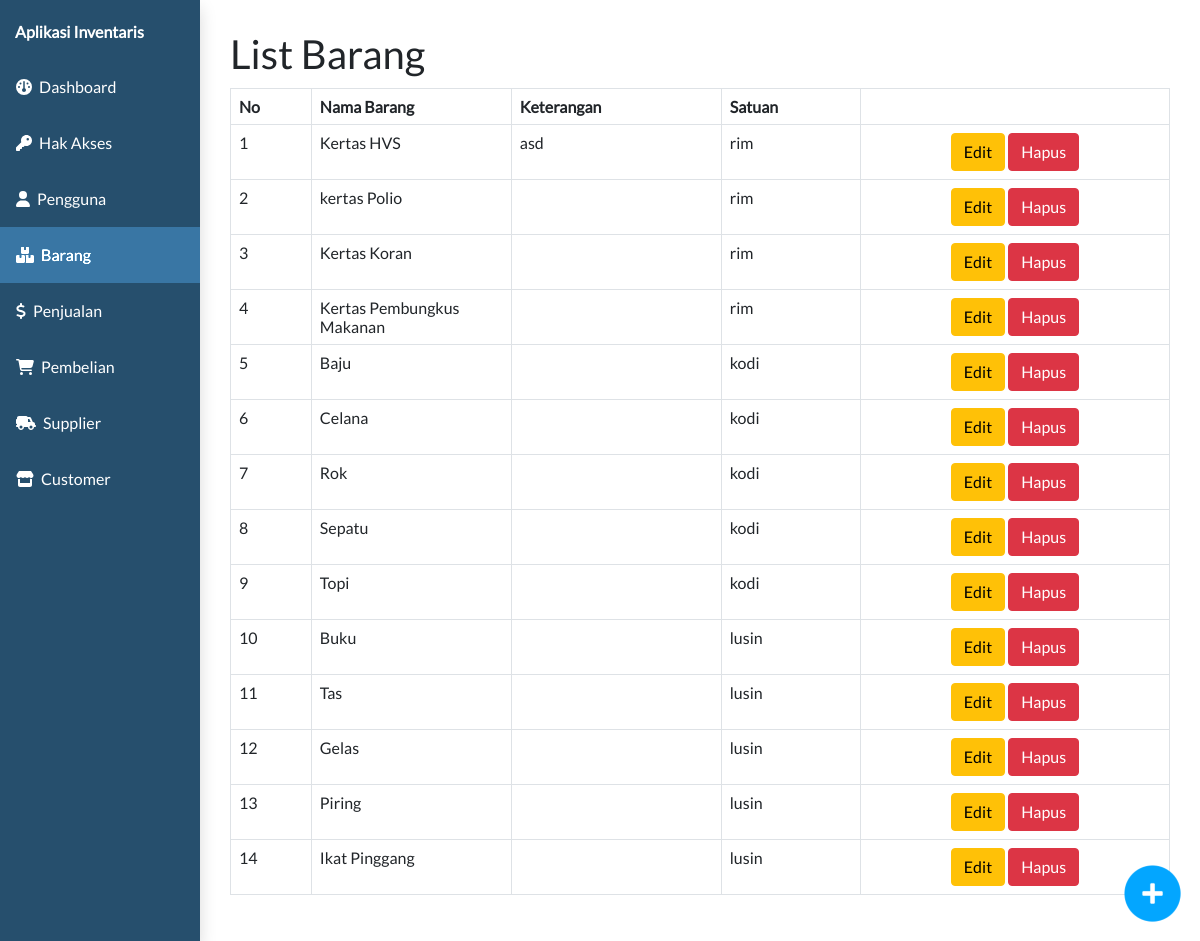
Screenshot of /admin.php?page=barang&subpage=barang-list with the database file from the repository.
### tables this page shows
CREATE TABLE `barang`  (
  `id_barang` int NOT NULL AUTO_INCREMENT,
  `nama_barang` varchar(255) NULL DEFAULT NULL,
  `keterangan` text NULL,
  `satuan` varchar(20) NULL DEFAULT NULL,
  `id_pengguna` int NULL DEFAULT NULL,
  PRIMARY KEY (`id_barang`) USING BTREE,
  INDEX `id_pengguna`(`id_pengguna` ASC) USING BTREE,
  CONSTRAINT `barang_ibfk_1` FOREIGN KEY (`id_pengguna`) REFERENCES `pengguna` (`id_pengguna`) ON DELETE CASCADE ON UPDATE CASCADE
);

### controller/barang_controller.php (called while the page is built, shortened)
<?php
require_once "controller/base_controller.php";
class BarangController {
    function callmodel(){
        $baseController = new BaseController();
    }
    function barang_list(){
        $model = new model;
        $barang_list = $model->select("barang");
        return $barang_list;
    }
}
?>

### model/model.php (called while the page is built, shortened)
<?php
class model {
    function select($table){
        require "koneksi.php";
        $data = mysqli_query($connect, "SELECT * FROM $table");
        $dataarray = array();
            while($row = mysqli_fetch_assoc($data)){
                $dataarray[] = $row;
            }
        return $dataarray;
    }
}
?>

### view/barang/barang-list.php (the view, shortened to what this page needs)
<?php
require_once "controller/barang_controller.php";
$barangController = new BarangController();
$barangController->callasset();
$barang_list = $barangController->barang_list();
?>
<html>
<head>
</head>
<div class="clm-12 np">
  <div class="container-full" id="daftarproduk">
    <h1>List Barang</h1>
    <table class="table table-bordered" style="margin-top:10px">
      <?php if ($barang_list != null) : ?>
        <thead>
          <th>No</th>
          <th>Nama Barang</th>
          <th>Keterangan</th>
          <th>Satuan</th>
          <th></th>
        </thead>
        <?php $no = 1;
        foreach ($barang_list as  $barang) : ?>
          <tr>
            <td><?php echo $no;
                $no++ ?></td>
            <td style="width:200px"><?php echo $barang['nama_barang'] ?></td>
            <td><?php echo $barang['keterangan'] ?></td>
            <td><?php echo $barang['satuan'] ?></td>
            <td class="text-center">
              <a href="submit.php?barang-edit=<?php echo $barang['id_barang'] ?>"><button class="btn btn-warning">Edit</button></a>
              <a href="submit.php?barang-delete=<?php echo $barang['id_barang'] ?>"><button class="btn btn-danger">Hapus</button></a>
            </td>
          </tr>
        <?php endforeach ?>
      <?php else : ?>
        <tr>
          <td colspan="7" style="text-align:center">Tidak Ada Data.</td>
        </tr>
      <?php endif ?>
    </table>
  </div>
</div>
<div class="fly-right">
  <a href="?page=barang&&subpage=barang-detail">
    <img src="assets/img/add_blue.png" class="flyitem" style="width:65px; height:65px;">
  </a>
</div>
</html>

### assets/css/style.css (style rules this page uses)
* { font-family: 'lato'; margin: 0px; }
.clm-1, .clm-2, .clm-3, .clm-4, .clm-5, .clm-6, .clm-7, .clm-8, .clm-9, .clm-10, .clm-11, .clm-12 { float:left; padding:10px; box-sizing: border-box; }
.clm-12 { width:100%; }
.container-full { width: 100%; padding:15px;; margin-left: auto; margin-right: auto; box-sizing: border-box; float:left; }
.np { padding:0px; }
.fly-right { position: fixed; bottom:0px; right: 0px; float: left; padding: 15px; }

### rows the page displays
barang: nama_barang "Kertas HVS", keterangan "asd", satuan "rim"
barang: nama_barang "kertas Polio", satuan "rim"
barang: nama_barang "Kertas Koran", satuan "rim"
barang: nama_barang "Kertas Pembungkus Makanan", satuan "rim"
barang: nama_barang "Baju", satuan "kodi"
barang: nama_barang "Celana", satuan "kodi"
barang: nama_barang "Rok", satuan "kodi"
barang: nama_barang "Sepatu", satuan "kodi"
barang: nama_barang "Topi", satuan "kodi"
barang: nama_barang "Buku", satuan "lusin"
barang: nama_barang "Tas", satuan "lusin"
barang: nama_barang "Gelas", satuan "lusin"
barang: nama_barang "Piring", satuan "lusin"
barang: nama_barang "Ikat Pinggang", satuan "lusin"
